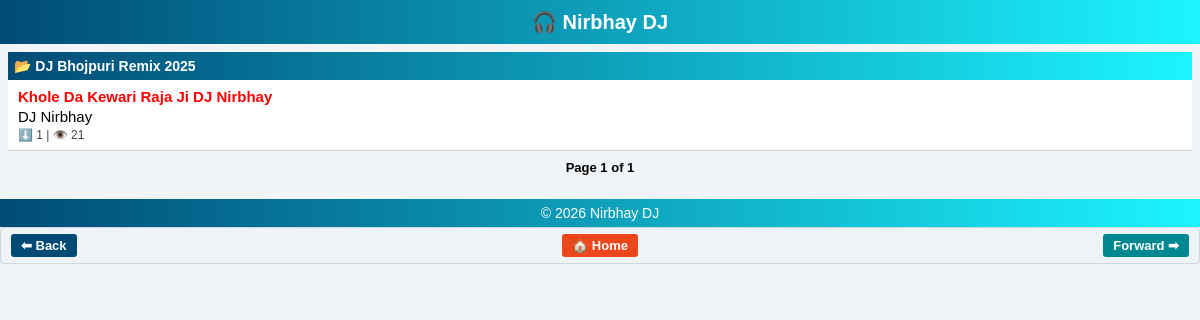
Page /category/dj-bhojpuri-remix-2025/ on the committed database.
### songs/models.py (models this page shows, shortened)
class Category(models.Model):
    name = models.CharField(max_length=100, unique=True)
    slug = models.SlugField(max_length=120, unique=True)
    class Meta:
        ordering = ['name']

class Song(models.Model):
    title = models.CharField(max_length=200)
    slug = models.SlugField(max_length=200, unique=True)
    category = models.ForeignKey(Category, on_delete=models.CASCADE, related_name='songs')
    artist = models.ForeignKey(Artist, on_delete=models.CASCADE, related_name='songs')
    audio_file = models.FileField(upload_to='songs/')
    thumbnail = models.ImageField(upload_to='thumbnails/', blank=True, null=True)
    uploaded_at = models.DateTimeField(auto_now_add=True)
    views = models.PositiveIntegerField(default=0)
    downloads = models.PositiveIntegerField(default=0)
    class Meta:
        ordering = ['-uploaded_at']

class Artist(models.Model):
    name = models.CharField(max_length=100, unique=True)
    slug = models.SlugField(max_length=120, unique=True)
    image = models.ImageField(upload_to='artists/', blank=True, null=True)
    class Meta:
        ordering = ['name']

### songs/views.py (the view)
# urls.py: path('category/<slug:slug>/', views.category_detail, name='category_detail'),
def category_detail(request, slug):
    category = get_object_or_404(Category, slug=slug)
    song_list = Song.objects.filter(category=category).order_by('-uploaded_at')
    paginator = Paginator(song_list, 12)
    page_number = request.GET.get('page')
    page_obj = paginator.get_page(page_number)
    return render(request, 'songs/category_detail.html', {
        'category': category,
        'page_obj': page_obj
    })

### templates/songs/category_detail.html (shortened to what this page needs)
{% extends 'songs/base.html' %}
{% block content %}
<section class="section">
    <h2>📂 {{ category.name }}</h2>
    <div class="song-grid">
        {% for song in page_obj %}
        <div class="song-card">
            <h4>
                <a href="{% url 'song_detail' song.slug %}">
                    {{ song.title }}
                </a>
            </h4>
            <p>
                <a href="{% url 'artist_detail' song.artist.slug %}" class="artistcolor">
                    {{ song.artist.name }}
                </a>
            </p>
            <p>⬇️ {{ song.downloads }} | 👁️ {{ song.views }}</p>
        </div>
        {% empty %}
        <p>No songs in this category yet.</p>
        {% endfor %}
    </div>
    <div class="pagination">
        <span>Page {{ page_obj.number }} of {{ page_obj.paginator.num_pages }}</span>
    </div>
</section>
{% endblock %}

### static/css/style.css (style rules this page uses)
body { margin: 0; font-family: Arial, sans-serif; background: #f2f5f7; color: #000; font-size: 14px; }
a { text-decoration: none; color: #ff0000; }
.section h2 { background: linear-gradient(to right, #004b76, #1cf4ff); color: #fff; padding: 6px; font-size: 14px; margin: 0; }
.section { padding: 8px; }
.song-grid { display: block; }
.song-card { border-bottom: 1px solid #ccc; padding: 6px 10px; background: #fff; }
.song-card h4 { margin: 2px 0; font-size: 14px; font-weight: bold; line-height: 1.2; }
.song-card p { font-size: 12px; color: #444; margin: 2px 0; line-height: 1.2; }
.artistcolor { color: #000; }
.song-card a { font-size: 15px; }
.pagination { text-align: center; margin: 8px 0; }
.pagination span { font-weight: bold; font-size: 13px; }

### rows in the picture
Category: name "DJ Bhojpuri Remix 2025"
Song: title "Khole Da Kewari Raja Ji DJ Nirbhay", artist.name "DJ Nirbhay", downloads "1", views "21"

### other values in the picture
{{ page_obj.number }} "1"
{{ page_obj.paginator.num_pages }} "1"
